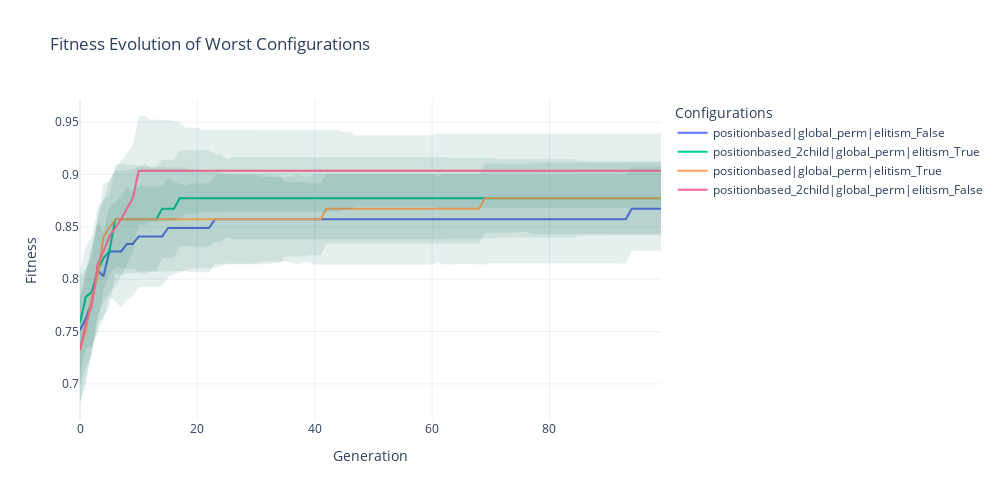

The cell this chart's notebook holds for it:
### Markdown cell above
## Plot Fitness Progression for Worst 4 Configurations

### Code cell
def plot_fitness_trend_worst_configs(results_df, summary_df, n_worst=4, title="Fitness Evolution of Worst Configurations", first_gen=0, last_gen=None):
    """
    Plot the evolutionary trends of the n worst configurations based on final fitness.
    """
    if last_gen is None:
        last_gen = len(results_df)

    df_slice = results_df.iloc[first_gen:last_gen].copy()

    #get the n worst configurations
    worst_configs = summary_df.sort_values(by="Final Fitness", ascending=True).head(n_worst).index

    fig = go.Figure()

    for config in worst_configs:
        if isinstance(df_slice[config].iloc[0], str):
            values = df_slice[config].apply(json.loads)
        else:
            values = df_slice[config]

        expanded = pd.DataFrame(values.tolist(), index=df_slice.index)
        median_vals = expanded.median(axis=1)
        std_vals = expanded.std(axis=1)

        fig.add_trace(go.Scatter(
            x=expanded.index,
            y=median_vals,
            mode='lines',
            name=config
        ))

        fig.add_trace(go.Scatter(
            x=list(expanded.index) + list(expanded.index[::-1]),
            y=list(median_vals - std_vals) + list((median_vals + std_vals)[::-1]),
            fill='toself',
            fillcolor='rgba(0,100,80,0.1)',
            line=dict(color='rgba(255,255,255,0)'),
            hoverinfo="skip",
            showlegend=False
        ))

    fig.update_layout(
        title=title,
        xaxis_title="Generation",
        yaxis_title="Fitness",
        height=500,
        width=1000,
        legend_title="Configurations",
        template="plotly_white"
    )

    fig.show()
plot_fitness_trend_worst_configs(df, final_fitness_summary, n_worst=4, first_gen=0, last_gen=100)

### Figure 1 — Plotly figure (JSON) as saved in the notebook; plotly's stock layout.template omitted (floating-point values rounded to 4 significant figures; data arrays with more than 128 entries replaced by an {"elided": "..."} marker saying what was removed)
{"data": [{"mode": "lines", "name": "positionbased|global_perm|elitism_False", "type": "scatter", "x": [0, 1, 2, 3, 4, 5, 6, 7, 8, 9, 10, 11, 12, 13, 14, 15, 16, 17, 18, 19, 20, 21, 22, 23, 24, 25, 26, 27, 28, 29, 30, 31, 32, 33, 34, 35, 36, 37, 38, 39, 40, 41, 42, 43, 44, 45, 46, 47, 48, 49, 50, 51, 52, 53, 54, 55, 56, 57, 58, 59, 60, 61, 62, 63, 64, 65, 66, 67, 68, 69, 70, 71, 72, 73, 74, 75, 76, 77, 78, 79, 80, 81, 82, 83, 84, 85, 86, 87, 88, 89, 90, 91, 92, 93, 94, 95, 96, 97, 98, 99], "y": [0.7515, 0.7624, 0.7787, 0.8083, 0.8027, 0.8265, 0.8265, 0.8265, 0.8336, 0.8336, 0.8407, 0.8407, 0.8407, 0.8407, 0.8407, 0.8489, 0.8489, 0.8489, 0.8489, 0.8489, 0.8489, 0.8489, 0.8489, 0.8572, 0.8572, 0.8572, 0.8572, 0.8572, 0.8572, 0.8572, 0.8572, 0.8572, 0.8572, 0.8572, 0.8572, 0.8572, 0.8572, 0.8572, 0.8572, 0.8572, 0.8572, 0.8572, 0.8572, 0.8572, 0.8572, 0.8572, 0.8572, 0.8572, 0.8572, 0.8572, 0.8572, 0.8572, 0.8572, 0.8572, 0.8572, 0.8572, 0.8572, 0.8572, 0.8572, 0.8572, 0.8572, 0.8572, 0.8572, 0.8572, 0.8572, 0.8572, 0.8572, 0.8572, 0.8572, 0.8572, 0.8572, 0.8572, 0.8572, 0.8572, 0.8572, 0.8572, 0.8572, 0.8572, 0.8572, 0.8572, 0.8572, 0.8572, 0.8572, 0.8572, 0.8572, 0.8572, 0.8572, 0.8572, 0.8572, 0.8572, 0.8572, 0.8572, 0.8572, 0.8572, 0.8672, 0.8672, 0.8672, 0.8672, 0.8672, 0.8672]}, {"fill": "toself", "fillcolor": "rgba(0,100,80,0.1)", "hoverinfo": "skip", "line": {"color": "rgba(255,255,255,0)"}, "showlegend": false, "type": "scatter", "x": {"elided": "200 int values"}, "y": {"elided": "200 float values"}}, {"mode": "lines", "name": "positionbased_2child|global_perm|elitism_True", "type": "scatter", "x": [0, 1, 2, 3, 4, 5, 6, 7, 8, 9, 10, 11, 12, 13, 14, 15, 16, 17, 18, 19, 20, 21, 22, 23, 24, 25, 26, 27, 28, 29, 30, 31, 32, 33, 34, 35, 36, 37, 38, 39, 40, 41, 42, 43, 44, 45, 46, 47, 48, 49, 50, 51, 52, 53, 54, 55, 56, 57, 58, 59, 60, 61, 62, 63, 64, 65, 66, 67, 68, 69, 70, 71, 72, 73, 74, 75, 76, 77, 78, 79, 80, 81, 82, 83, 84, 85, 86, 87, 88, 89, 90, 91, 92, 93, 94, 95, 96, 97, 98, 99], "y": [0.7586, 0.7831, 0.7878, 0.8083, 0.8202, 0.8265, 0.8572, 0.8572, 0.8572, 0.8572, 0.8572, 0.8572, 0.8572, 0.8572, 0.8672, 0.8672, 0.8672, 0.8772, 0.8772, 0.8772, 0.8772, 0.8772, 0.8772, 0.8772, 0.8772, 0.8772, 0.8772, 0.8772, 0.8772, 0.8772, 0.8772, 0.8772, 0.8772, 0.8772, 0.8772, 0.8772, 0.8772, 0.8772, 0.8772, 0.8772, 0.8772, 0.8772, 0.8772, 0.8772, 0.8772, 0.8772, 0.8772, 0.8772, 0.8772, 0.8772, 0.8772, 0.8772, 0.8772, 0.8772, 0.8772, 0.8772, 0.8772, 0.8772, 0.8772, 0.8772, 0.8772, 0.8772, 0.8772, 0.8772, 0.8772, 0.8772, 0.8772, 0.8772, 0.8772, 0.8772, 0.8772, 0.8772, 0.8772, 0.8772, 0.8772, 0.8772, 0.8772, 0.8772, 0.8772, 0.8772, 0.8772, 0.8772, 0.8772, 0.8772, 0.8772, 0.8772, 0.8772, 0.8772, 0.8772, 0.8772, 0.8772, 0.8772, 0.8772, 0.8772, 0.8772, 0.8772, 0.8772, 0.8772, 0.8772, 0.8772]}, {"fill": "toself", "fillcolor": "rgba(0,100,80,0.1)", "hoverinfo": "skip", "line": {"color": "rgba(255,255,255,0)"}, "showlegend": false, "type": "scatter", "x": {"elided": "200 int values"}, "y": {"elided": "200 float values"}}, {"mode": "lines", "name": "positionbased|global_perm|elitism_True", "type": "scatter", "x": [0, 1, 2, 3, 4, 5, 6, 7, 8, 9, 10, 11, 12, 13, 14, 15, 16, 17, 18, 19, 20, 21, 22, 23, 24, 25, 26, 27, 28, 29, 30, 31, 32, 33, 34, 35, 36, 37, 38, 39, 40, 41, 42, 43, 44, 45, 46, 47, 48, 49, 50, 51, 52, 53, 54, 55, 56, 57, 58, 59, 60, 61, 62, 63, 64, 65, 66, 67, 68, 69, 70, 71, 72, 73, 74, 75, 76, 77, 78, 79, 80, 81, 82, 83, 84, 85, 86, 87, 88, 89, 90, 91, 92, 93, 94, 95, 96, 97, 98, 99], "y": [0.7321, 0.7515, 0.7831, 0.8027, 0.8407, 0.8489, 0.8572, 0.8572, 0.8572, 0.8572, 0.8572, 0.8572, 0.8572, 0.8572, 0.8572, 0.8572, 0.8572, 0.8572, 0.8572, 0.8572, 0.8572, 0.8572, 0.8572, 0.8572, 0.8572, 0.8572, 0.8572, 0.8572, 0.8572, 0.8572, 0.8572, 0.8572, 0.8572, 0.8572, 0.8572, 0.8572, 0.8572, 0.8572, 0.8572, 0.8572, 0.8572, 0.8572, 0.8672, 0.8672, 0.8672, 0.8672, 0.8672, 0.8672, 0.8672, 0.8672, 0.8672, 0.8672, 0.8672, 0.8672, 0.8672, 0.8672, 0.8672, 0.8672, 0.8672, 0.8672, 0.8672, 0.8672, 0.8672, 0.8672, 0.8672, 0.8672, 0.8672, 0.8672, 0.8672, 0.8772, 0.8772, 0.8772, 0.8772, 0.8772, 0.8772, 0.8772, 0.8772, 0.8772, 0.8772, 0.8772, 0.8772, 0.8772, 0.8772, 0.8772, 0.8772, 0.8772, 0.8772, 0.8772, 0.8772, 0.8772, 0.8772, 0.8772, 0.8772, 0.8772, 0.8772, 0.8772, 0.8772, 0.8772, 0.8772, 0.8772]}, {"fill": "toself", "fillcolor": "rgba(0,100,80,0.1)", "hoverinfo": "skip", "line": {"color": "rgba(255,255,255,0)"}, "showlegend": false, "type": "scatter", "x": {"elided": "200 int values"}, "y": {"elided": "200 float values"}}, {"mode": "lines", "name": "positionbased_2child|global_perm|elitism_False", "type": "scatter", "x": [0, 1, 2, 3, 4, 5, 6, 7, 8, 9, 10, 11, 12, 13, 14, 15, 16, 17, 18, 19, 20, 21, 22, 23, 24, 25, 26, 27, 28, 29, 30, 31, 32, 33, 34, 35, 36, 37, 38, 39, 40, 41, 42, 43, 44, 45, 46, 47, 48, 49, 50, 51, 52, 53, 54, 55, 56, 57, 58, 59, 60, 61, 62, 63, 64, 65, 66, 67, 68, 69, 70, 71, 72, 73, 74, 75, 76, 77, 78, 79, 80, 81, 82, 83, 84, 85, 86, 87, 88, 89, 90, 91, 92, 93, 94, 95, 96, 97, 98, 99], "y": [0.7323, 0.7586, 0.7744, 0.814, 0.8265, 0.8407, 0.8489, 0.8572, 0.8672, 0.8772, 0.9034, 0.9034, 0.9034, 0.9034, 0.9034, 0.9034, 0.9034, 0.9034, 0.9034, 0.9034, 0.9034, 0.9034, 0.9034, 0.9034, 0.9034, 0.9034, 0.9034, 0.9034, 0.9034, 0.9034, 0.9034, 0.9034, 0.9034, 0.9034, 0.9034, 0.9034, 0.9034, 0.9034, 0.9034, 0.9034, 0.9034, 0.9034, 0.9034, 0.9034, 0.9034, 0.9034, 0.9034, 0.9034, 0.9034, 0.9034, 0.9034, 0.9034, 0.9034, 0.9034, 0.9034, 0.9034, 0.9034, 0.9034, 0.9034, 0.9034, 0.9034, 0.9034, 0.9034, 0.9034, 0.9034, 0.9034, 0.9034, 0.9034, 0.9034, 0.9034, 0.9034, 0.9034, 0.9034, 0.9034, 0.9034, 0.9034, 0.9034, 0.9034, 0.9034, 0.9034, 0.9034, 0.9034, 0.9034, 0.9034, 0.9034, 0.9034, 0.9034, 0.9034, 0.9034, 0.9034, 0.9034, 0.9034, 0.9034, 0.9034, 0.9034, 0.9034, 0.9034, 0.9034, 0.9034, 0.9034]}, {"fill": "toself", "fillcolor": "rgba(0,100,80,0.1)", "hoverinfo": "skip", "line": {"color": "rgba(255,255,255,0)"}, "showlegend": false, "type": "scatter", "x": {"elided": "200 int values"}, "y": {"elided": "200 float values"}}], "layout": {"height": 500, "legend": {"title": {"text": "Configurations"}}, "title": {"text": "Fitness Evolution of Worst Configurations"}, "width": 1000, "xaxis": {"title": {"text": "Generation"}}, "yaxis": {"title": {"text": "Fitness"}}}}
